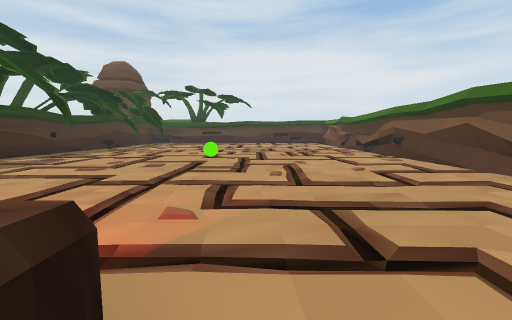
view 1 (above)

14 first-person views from a walk through a 3-D level made in the Unity game engine. The camera is 1.5 m above the floor, tilts 6° down and sees 90° across. The floor is counted in squares, 2 m on a side. Each view is taken from the middle of a square. On the plan, view 1 faces up. The plan holds only what a view shows up to about 9 squares ahead; the rest is blank. The place goes on beyond the plan. The player is left out.

view 2
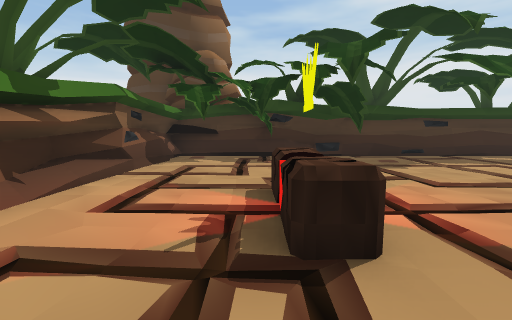

view 3
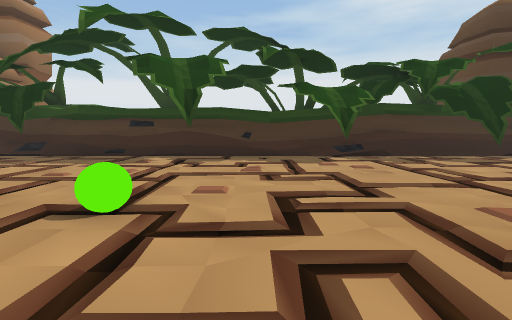

view 4
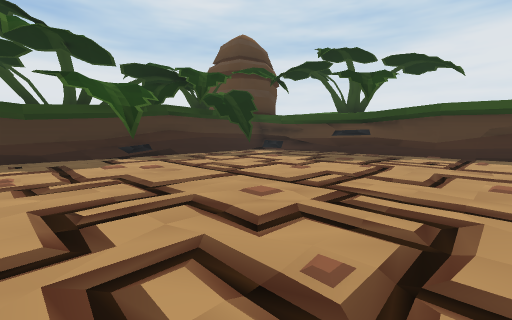

view 5
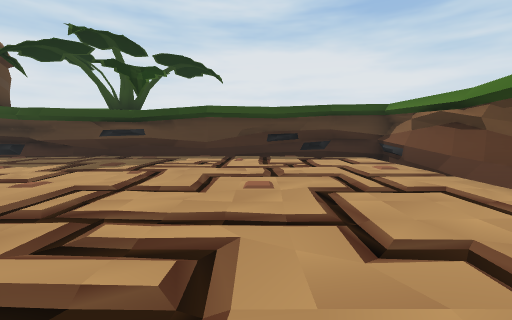

view 6
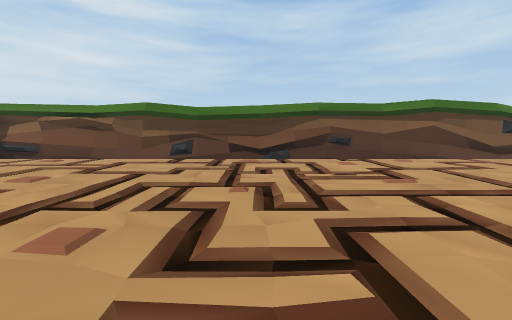

view 7
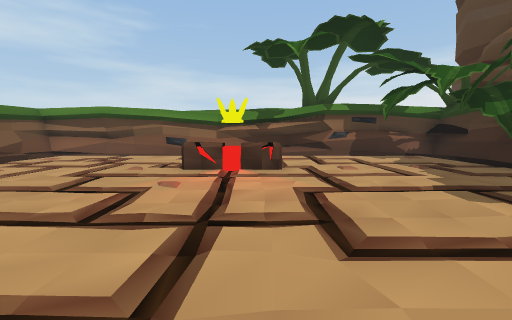

view 8
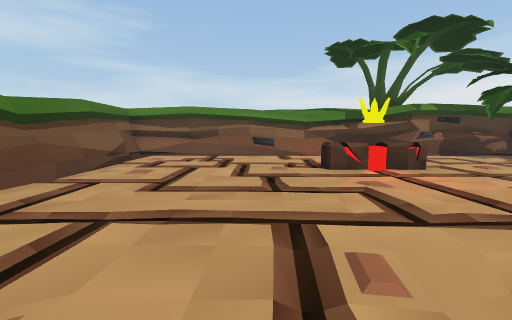

view 9
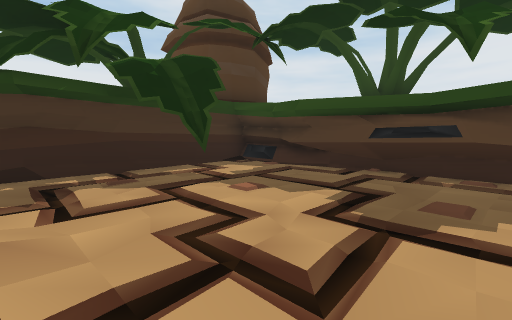

view 10
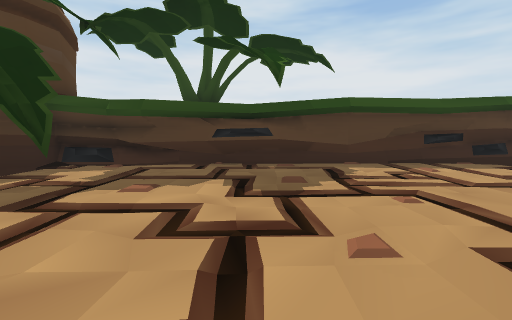

view 11
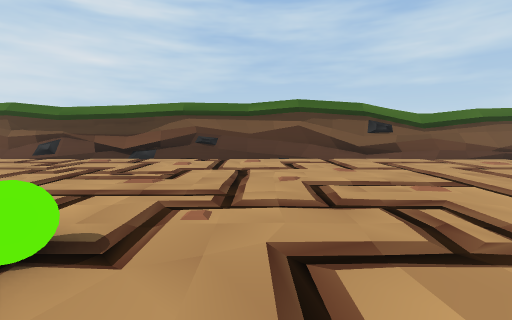

view 12
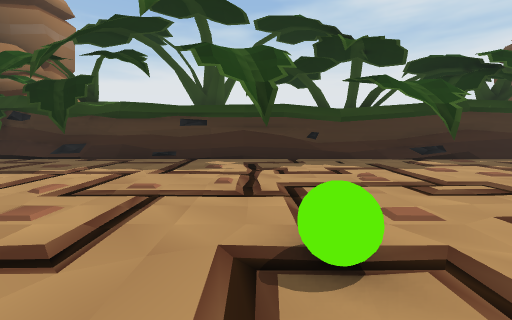

view 13
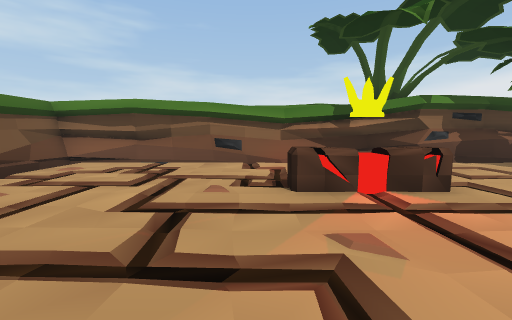

view 14
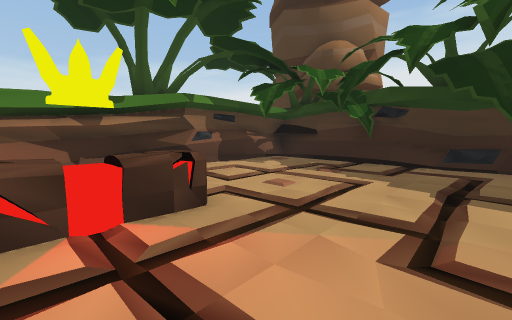

### Floor plan
Key: @ floor where view 1 was taken; # wall or solid block; . floor; B ball; O other object.
Columns run from 8 left of view 1 to 5 right of it. Each row starts with its distance up from view 1.
 20 ##############
 19 ###..........#
 18 #............#
 17 #.#..........#
 16 #............#
 15 #............#
 14 #............#
 13 #............#
 12 #.#..........#
 11 #............#
 10 #............#
  9 #.....B......#
  8 #............#
  7 #............#
  6 #............#
  5 #............#
  4 #............#
  3 #............#
  2 #............#
  1 #............#
  0 #.....OO@....#
 -1 #............#
 -2 #............#
 -3 ##############

Positions as (right, up) in squares from view 1, and headings:
1: (0, 0), facing up
2: (1, 0), facing left
3: (1, 10), facing left
4: (1, 10), facing up-left
5: (1, 11), facing up
6: (-3, 11), facing right
7: (-2, 6), facing down
8: (1, 6), facing down
9: (-2, 14), facing up-left
10: (-3, 13), facing up
11: (-3, 7), facing right
12: (0, 8), facing left
13: (0, 4), facing down
14: (-1, 3), facing down-left
